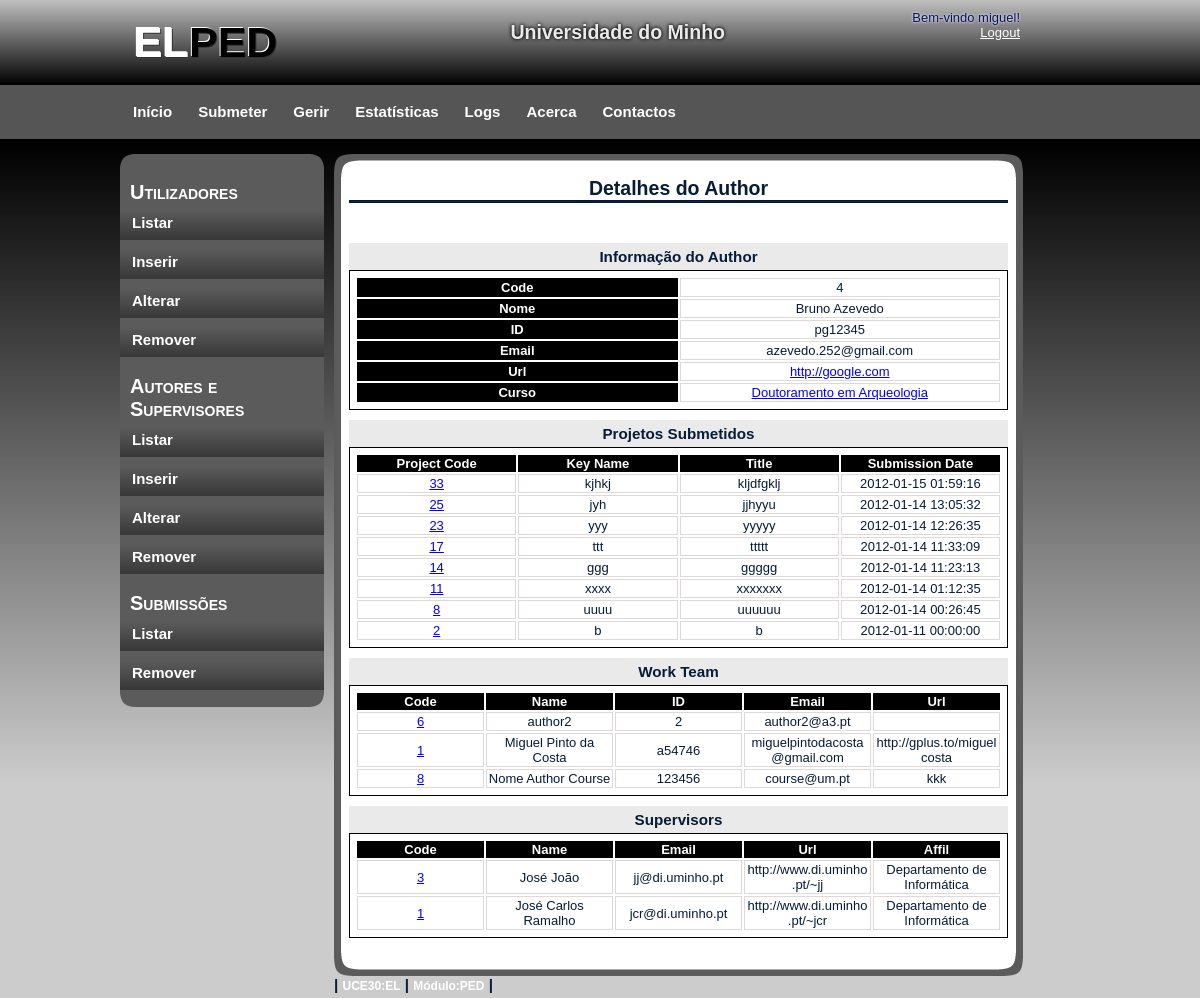
The page /gerirU/gerirAS_Show_author.php?authorcode=4 (signed in) on the database as committed earlier.
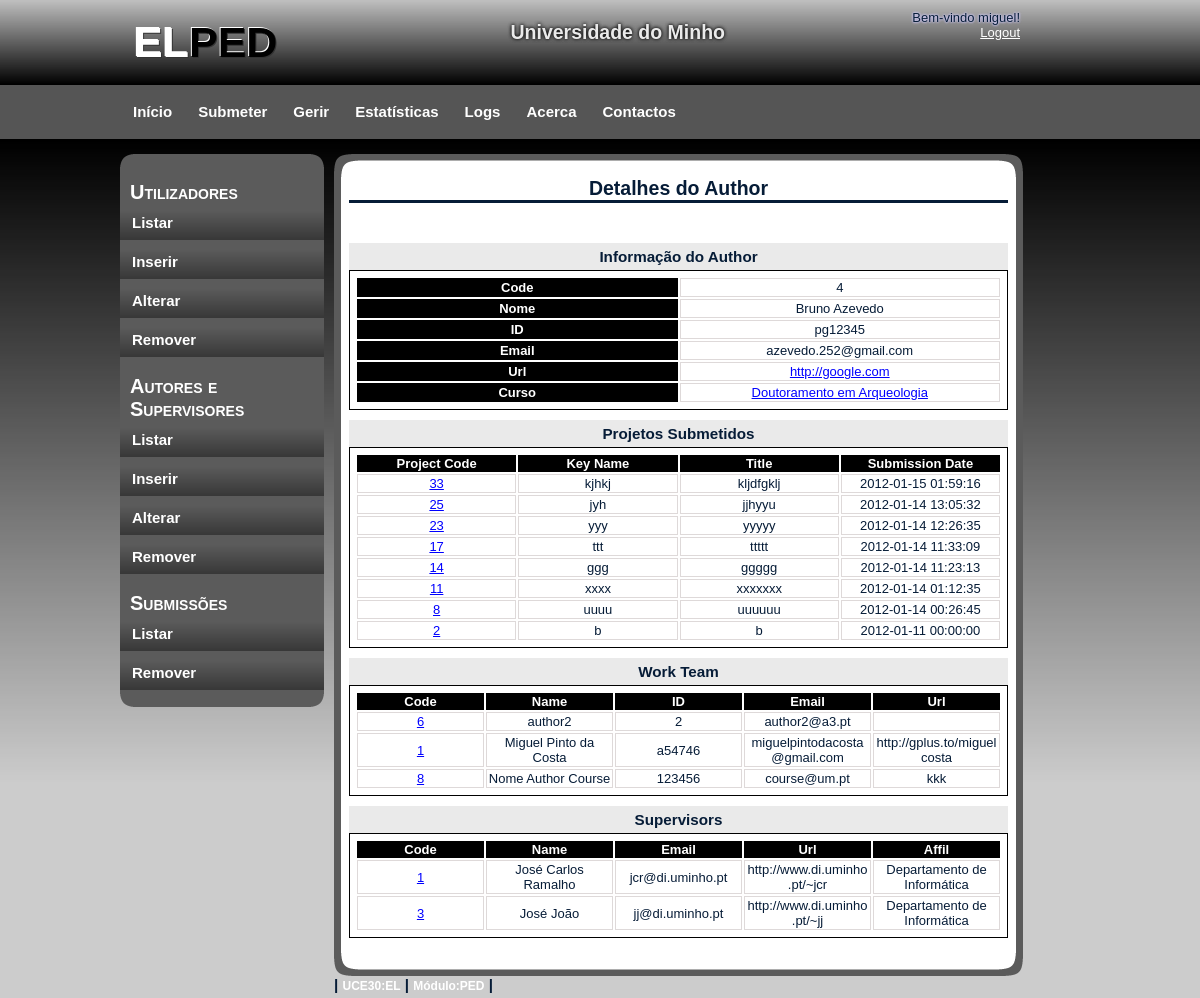
The same page on the database as committed later.
### tables this page shows
CREATE TABLE IF NOT EXISTS `Author` (
  `authorcode` int(11) NOT NULL AUTO_INCREMENT,
  `name` varchar(50) NOT NULL,
  `id` varchar(10) NOT NULL,
  `email` varchar(50) NOT NULL,
  `url` varchar(2002) DEFAULT NULL,
  `coursecode` int(11) NOT NULL DEFAULT '0',
  `remove` int(11) NOT NULL,
  PRIMARY KEY (`authorcode`),
  KEY `coursecode` (`coursecode`)
);

CREATE TABLE IF NOT EXISTS `Course` (
  `coursecode` int(11) NOT NULL AUTO_INCREMENT,
  `coursedescription` varchar(200) NOT NULL,
  PRIMARY KEY (`coursecode`)
);

CREATE TABLE IF NOT EXISTS `ProjAut` (
  `projcode` int(11) NOT NULL,
  `authorcode` int(11) NOT NULL,
  PRIMARY KEY (`projcode`,`authorcode`),
  KEY `authorcode` (`authorcode`)
);

CREATE TABLE IF NOT EXISTS `Project` (
  `projcode` int(11) NOT NULL AUTO_INCREMENT,
  `keyname` varchar(30) NOT NULL,
  `title` varchar(50) NOT NULL,
  `subtitle` varchar(100) DEFAULT NULL,
  `bdate` date NOT NULL,
  `edate` date NOT NULL,
  `subdate` datetime NOT NULL,
  `abstract` varchar(1502) NOT NULL,
  `coursecode` int(11) NOT NULL,
  `path` varchar(300) NOT NULL,
  `remove` int(11) NOT NULL,
  `private` int(11) NOT NULL,
  PRIMARY KEY (`projcode`),
  KEY `coursecode` (`coursecode`)
);

CREATE TABLE IF NOT EXISTS `Supervisor` (
  `supcode` int(11) NOT NULL AUTO_INCREMENT,
  `name` varchar(50) NOT NULL,
  `email` varchar(50) NOT NULL,
  `url` varchar(2002) DEFAULT NULL,
  `affil` varchar(50) DEFAULT NULL,
  `remove` int(11) NOT NULL,
  PRIMARY KEY (`supcode`)
);

### gerirU/gerirAS_Show_author.php (the view, shortened to what the changed rows need)
<!DOCTYPE html>
<html>
   <head>
	  <link rel="stylesheet" type="text/css" href="../css/style.css" />
   </head>
   <body>
	  <div id="container">
		 <?php
			require_once '../header.php';
			include '../ini.php';
		 ?>
		 <div id="content">
			<div id="content_main">
			   <h2>Detalhes do Author</h2>
			   <br/>
			   <br/>
			   <div id="containt_main_users">
				  <?php
					 if (!$con) {
						echo "<h3>Erro ao ligar ao servidor.</h3><br/>" . mysql_error();
					 } else {
						$authorcode = $_GET["authorcode"];
						$sql = "SELECT * FROM Author WHERE authorcode='$authorcode';";
						$res = mysql_query($sql, $con);
						while ($row = mysql_fetch_array($res)) {
						?>
						<div id="details">
						   <h3>Informação do Author</h3>
						   <table>
							  <tr>
								 <th>Code</th>
								 <td><?php echo $row['authorcode'] ?></td>
							  </tr>
							  <tr>
								 <th>Nome</th>
								 <td><?php echo $row['name'] ?></td>
							  </tr>
							  <tr>
								 <th>ID</th>
								 <td><?php echo $row['id'] ?></td>
							  </tr>
							  <tr>
								 <th>Email</th>
								 <td><?php echo $row['email'] ?></td>
							  </tr>
							  <tr>
								 <th>Url</th>
								 <td>
									<a href="<?php echo $row['url']; ?>" target="_blank">
									   <?php echo $row['url'] ?>
									</a>
								 </td>
							  </tr>
							  <tr>
								 <th>Curso</th>
								 <td>
									<?php
									   $course = $row['coursecode'];
									   $sql2 = "SELECT coursedescription FROM Course WHERE coursecode=$course";
									   $res2 = mysql_query($sql2, $con);
									   $course_name = "";
									   while ($reg2 = mysql_fetch_array($res2)) {
										  $course_name = $reg2["coursedescription"];
									   }
									   echo "<a href=\"gerirCourse_Show.php?id=$course\" >";
										  echo $course_name;
										  echo "</a>";
									?>
								 </td>
							  </tr>
						   </table>
						   <?php
						   }
						?>
						<h3>Projetos Submetidos</h3>
						<?php
						   $sql = "SELECT projcode FROM ProjAut WHERE authorcode='$authorcode' ORDER BY projcode DESC";
						   $res = mysql_query($sql, $con);
						?>
						<table>
						   <tr>
							  <th>Project Code</th>
							  <th>Key Name</th>
							  <th>Title</th>
							  <th>Submission Date</th>
						   </tr>
						   <?php
							  while ($row = mysql_fetch_array($res)) {
								 $projcode = $row['projcode'];
								 $sql2 = "SELECT projcode, keyname, title, subdate FROM Project WHERE remove=0 AND projcode='$projcode'";
								 $res2 = mysql_query($sql2, $con);
								 while ($row2 = mysql_fetch_array($res2)) {
									echo "<tr>";
									   echo "<td><a href=\"gerirS_Show.php?projcode=$projcode\"> $projcode</a></td>";
									   echo "<td>" . $row2['keyname'] . "</td>";
									   echo "<td>" . $row2['title'] . "</td>";
									   echo "<td>" . $row2['subdate'] . "</td>";
									   echo "</tr>";
								 }
							  }
						   ?>
						</table>
						<h3>Work Team</h3>
						<?php
						   $sql = "SELECT * FROM Author WHERE authorcode IN (
							  SELECT authorcode FROM ProjAut WHERE projcode IN (
								 SELECT projcode FROM ProjAut WHERE authorcode='$authorcode')
								 AND authorcode!='$authorcode')";
								 $res = mysql_query($sql, $con);
							  ?>
							  <table>
								 <tr>
									<th>Code</th>
									<th>Name</th>
									<th>ID</th>
									<th>Email</th>
									<th>Url</th>
								 </tr>
								 <?php
									while ($row = mysql_fetch_array($res)) {
									   $id = $row['authorcode'];
									   echo "<tr>";
										  echo "<td><a href=\"gerirAS_Show_author.php?authorcode=$id\">" . $id . "</a></td>";
										  echo "<td>" . $row['name'] . "</td>";
										  echo "<td>" . $row['id'] . "</td>";
										  echo "<td>" . $row['email'] . "</td>";
										  echo "<td>" . $row['url'] . "</td>";
										  echo "</tr>";
									}
								 ?>
							  </table>
							  <h3>Supervisors</h3>
							  <?php
								 $sql = "SELECT * FROM Supervisor WHERE supcode IN(
									SELECT supcode FROM ProjSup WHERE projcode IN(
									   SELECT projcode FROM ProjAut WHERE authorcode='$authorcode'))";
									   $res = mysql_query($sql, $con);
									?>
									<table>
									   <tr>
										  <th>Code</th>
										  <th>Name</th>
										  <th>Email</th>
										  <th>Url</th>
										  <th>Affil</th>
									   </tr>
									   <?php
										  while ($row = mysql_fetch_array($res)) {
											 $id = $row['supcode'];
											 echo "<tr>";
												echo "<td><a href=\"gerirAS_Show_supervisor.php?supcode=$id&page_p=1\">" . $id . "</a></td>";
												echo "<td>" . $row['name'] . "</td>";
												echo "<td>" . $row['email'] . "</td>";
												echo "<td>" . $row['url'] . "</td>";
												echo "<td>" . $row['affil'] . "</td>";
												echo "</tr>";
										  }
									   ?>
									</table>
									<?php
									}
								 ?>
							  </div>
						   </div>
						   <br/>
						</div>
					 </div>
				  </div>
			   </body>
			</html>

Rows that differ between the two databases and show on the page:
changed supervisor "José Carlos Ramalho": moves up the list
